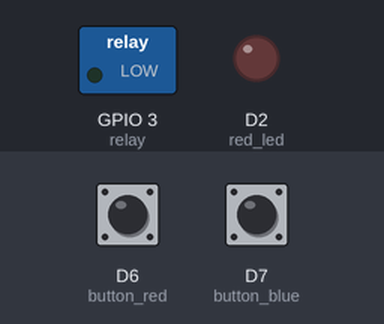
This sketch was run on a simulated ESP8266 (NodeMCU). On the bench: switched loads named in the sketch (green lamp = pin HIGH), output pins drawn as LEDs (lit = HIGH). Inputs (shaded band) come from the test bench; at power-on: D6 (button_red) HIGH, D7 (button_blue) HIGH. What the sketch prints to the serial monitor is not drawn.

Above: at 1.2 s.
1.3 s: D6 (button_red) pulled LOW for 0.15 s
At 2.1 s:
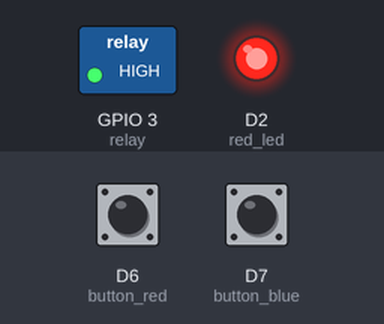
2.9 s: D7 (button_blue) pulled LOW for 0.15 s
At 3.3 s:
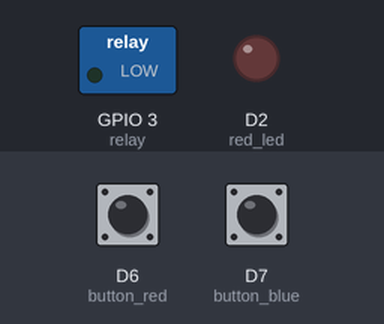
4.5 s: D6 (button_red) pulled LOW for 1 s
At 5.8 s:
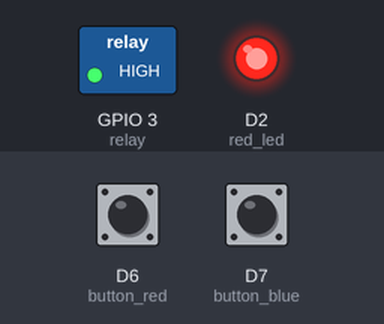
7.0 s: D7 (button_blue) pulled LOW for 1 s
At 7.8 s:
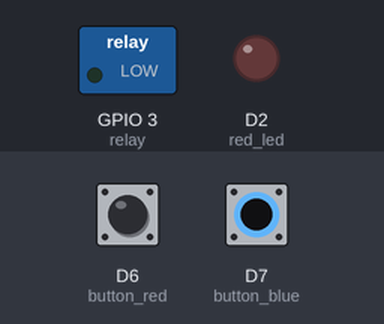
Timing chart, 0 to 10.0 s (numbered marks = the images above; inputs shaded):
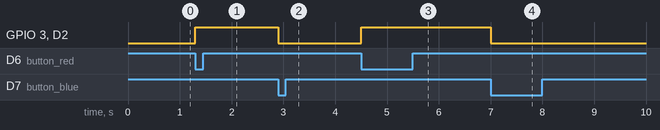

The sketch:

2_relay_button.ino
```cpp
/******************************************************************************************
 * FileName     : 2. relay_button_2
 * Description  : 릴레이와 이티보드의 버튼 2개를 사용하여 led제어 해보기
 * Author       : 윤승열
 * Created Date : 2022.10.19
 * Reference    :
 * Modified     :
******************************************************************************************/

int button_red = D6;                                  // 빨강 버튼
int button_blue = D7;                                 // 파랑 버튼
int relay = D9;                                       // 릴레이
//int relay = D2;                                       // 릴레이
//int relay = D3;                                       // 릴레이
//int relay = D4;                                       // 릴레이
//int relay = D5;                                       // 릴레이
//int relay = D6;                                       // 릴레이
//int relay = D7;                                       // 릴레이
//int relay = A4;                                       // 릴레이
int red_led = D2;                                     // 빨강 LED


void setup() {
  pinMode(button_red, INPUT_PULLUP);                  // 입력 모드
  pinMode(button_blue, INPUT_PULLUP);                 // 입력 모드
  pinMode(relay, OUTPUT);                             // 출력 모드
  pinMode(red_led, OUTPUT);                           // 출력 모드
  Serial.begin(115200);                               // 통신속도 설정
}


void loop() {
 int button_red_status = digitalRead(button_red);     // 빨강 버튼의 값을 저장
 int button_blue_status = digitalRead(button_blue);   // 파랑 버튼의 값을 저장

 // 버튼이 눌렸는지 체크 버튼이 눌리면 LOW 눌리지 않으면 HIGH
  if(button_red_status == LOW){                       // 빨강 버튼 누르면
   Serial.println("빨강버튼 눌림");
   digitalWrite(relay, HIGH);                         // relay 동작
   digitalWrite(red_led, HIGH);                       // 빨강 led ON
   Serial.println("relay ON");
  }
  if(button_blue_status == LOW){                      // 파란버튼을 누르면
    Serial.println("파랑버튼 눌림");
    digitalWrite(relay, LOW);                         // relay 멈춤
    digitalWrite(red_led, LOW);                       // 빨강 led oFF
    Serial.println("relay OFF");
  }
  delay(100);                                         // 0.1초 대기
}

//=========================================================================================
//
// (주)한국공학기술연구원 http://et.ketri.re.kr
//
//=========================================================================================
```

Measured:
- after the input at 1.3 s, GPIO 3 (relay), D2 (red_led): LOW → HIGH at once
- after the input at 2.9 s, GPIO 3 (relay), D2 (red_led): HIGH → LOW at once
- after the input at 4.5 s, GPIO 3 (relay), D2 (red_led): LOW → HIGH at once
- after the input at 7.0 s, GPIO 3 (relay), D2 (red_led): HIGH → LOW at once
